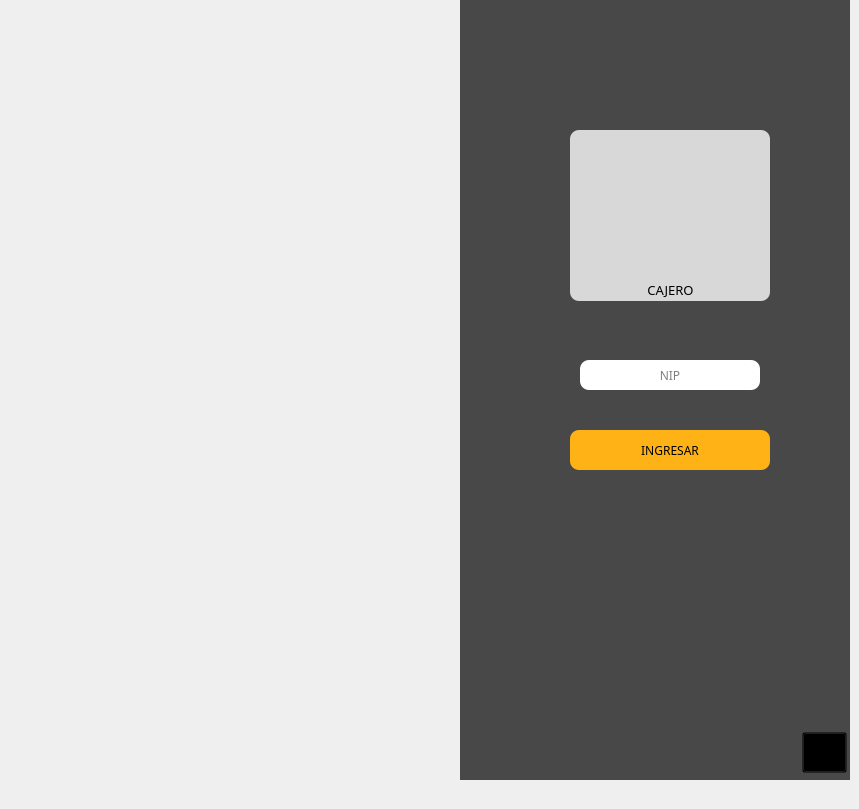
    <widget class="QWidget" name="cajero">
     <widget class="QWidget" name="c_der" native="true">
      <property name="geometry">
       <rect>
        <x>460</x>
        <y>-20</y>
        <width>390</width>
        <height>800</height>
       </rect>
      </property>
      <property name="styleSheet">
       <string notr="true">#c_der{
	background-color: rgb(72, 72, 72);}</string>
      </property>
      <widget class="QWidget" name="ca" native="true">
       <property name="geometry">
        <rect>
         <x>135</x>
         <y>160</y>
         <width>151</width>
         <height>131</height>
        </rect>
       </property>
       <property name="sizePolicy">
        <sizepolicy hsizetype="Fixed" vsizetype="Fixed">
         <horstretch>0</horstretch>
         <verstretch>0</verstretch>
        </sizepolicy>
       </property>
       <property name="styleSheet">
        <string notr="true">#ca{
	border-image: url(:/iconos/cajero.png);
}</string>
       </property>
      </widget>
      <widget class="QLabel" name="label_59">
       <property name="geometry">
        <rect>
         <x>110</x>
         <y>150</y>
         <width>200</width>
         <height>171</height>
        </rect>
       </property>
       <property name="styleSheet">
        <string notr="true">QLabel{
	background-color: rgba(255, 255, 255,200);
border-radius: 9px;
}</string>
       </property>
       <property name="text">
        <string/>
       </property>
      </widget>
      <widget class="QLabel" name="label_58">
       <property name="geometry">
        <rect>
         <x>110</x>
         <y>300</y>
         <width>201</width>
         <height>20</height>
        </rect>
       </property>
       <property name="font">
        <font>
         <family>Calisto MT</family>
         <pointsize>10</pointsize>
        </font>
       </property>
       <property name="styleSheet">
        <string notr="true">color: rgb(0, 0, 0);</string>
       </property>
       <property name="text">
        <string>CAJERO</string>
       </property>
       <property name="alignment">
        <set>Qt::AlignCenter</set>
       </property>
      </widget>
      <widget class="QLineEdit" name="NipCajero_lineEdit">
       <property name="geometry">
        <rect>
         <x>120</x>
         <y>380</y>
         <width>180</width>
         <height>30</height>
        </rect>
       </property>
       <property name="sizePolicy">
        <sizepolicy hsizetype="Fixed" vsizetype="Fixed">
         <horstretch>0</horstretch>
         <verstretch>0</verstretch>
        </sizepolicy>
       </property>
       <property name="font">
        <font>
         <family>Calisto MT</family>
        </font>
       </property>
       <property name="styleSheet">
        <string notr="true">QLineEdit{
border-radius: 9px;}</string>
       </property>
       <property name="echoMode">
        <enum>QLineEdit::Password</enum>
       </property>
       <property name="alignment">
        <set>Qt::AlignCenter</set>
       </property>
       <property name="placeholderText">
        <string>NIP</string>
       </property>
      </widget>
      <widget class="QPushButton" name="gIngresar_pushButton_5">
       <property name="geometry">
        <rect>
         <x>110</x>
         <y>450</y>
         <width>200</width>
         <height>40</height>
        </rect>
       </property>
       <property name="sizePolicy">
        <sizepolicy hsizetype="Fixed" vsizetype="Fixed">
         <horstretch>0</horstretch>
         <verstretch>0</verstretch>
        </sizepolicy>
       </property>
       <property name="font">
        <font>
         <family>Calisto MT</family>
         <pointsize>9</pointsize>
        </font>
       </property>
       <property name="styleSheet">
        <string notr="true">QPushButton{
border-width: 0px;
border-radius: 9px;
background-color: rgb(255, 178, 21);}

QPushButton:hover{
	background: rgba(244,67,54,0.7);
    border-radius: 9px;
	color: white;
    selection-color: white;  
    padding: 2px 4px;

}
</string>
       </property>
       <property name="text">
        <string>INGRESAR</string>
       </property>
      </widget>
      <widget class="QPushButton" name="cSalir">
       <property name="geometry">
        <rect>
         <x>342</x>
         <y>752</y>
         <width>45</width>
         <height>41</height>
        </rect>
       </property>
       <property name="styleSheet">
        <string notr="true">
background-color: transparent;</string>
       </property>
       <property name="text">
        <string/>
       </property>
       <property name="icon">
        <iconset resource="../../../../../Desktop/RepositorioRemoto/proyectoSaboreno/IMG/imags.qrc">
         <normaloff>:/iconos/salir.png</normaloff>:/iconos/salir.png</iconset>
       </property>
       <property name="iconSize">
        <size>
         <width>80</width>
         <height>55</height>
        </size>
       </property>
      </widget>
      <zorder>label_59</zorder>
      <zorder>label_58</zorder>
      <zorder>ca</zorder>
      <zorder>NipCajero_lineEdit</zorder>
      <zorder>gIngresar_pushButton_5</zorder>
      <zorder>cSalir</zorder>
     </widget>
     <widget class="QWidget" name="c_izq" native="true">
      <property name="geometry">
       <rect>
        <x>0</x>
        <y>-30</y>
        <width>460</width>
        <height>800</height>
       </rect>
      </property>
      <property name="styleSheet">
       <string notr="true">border-image: url(:/imagenes/caje.jpg);</string>
      </property>
     </widget>
    </widget>
